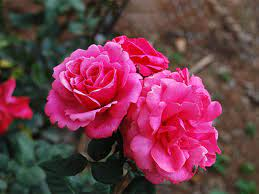
#> input picture rose.jpeg, 259 x 194 px, found by its file name
$ python 3a.py
#> lines starting #> are read from the running program, lines starting #| are printed output that depends on the picture
import numpy as np
import matplotlib.pyplot as plt
from sklearn.decomposition import PCA
# Load the image
img = plt.imread(r".\rose.jpeg")
#> img is the input picture: shape (194, 259, 3); mean R, G, B 114.5, 58.1, 73.4
# Convert the image into a two-dimensional array
img_2d = img.reshape(img.shape[0], img.shape[1] * img.shape[2])
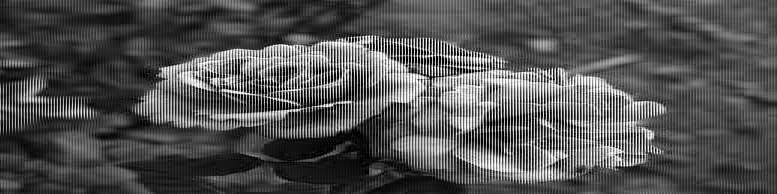
#> img_2d: shape (194, 777); min 0, max 255, mean 82
# Apply PCA to the two-dimensional array to compress the image
pca = PCA(n_components=200)
#> (the run stopped early here; a loop or call above may not have finished)
